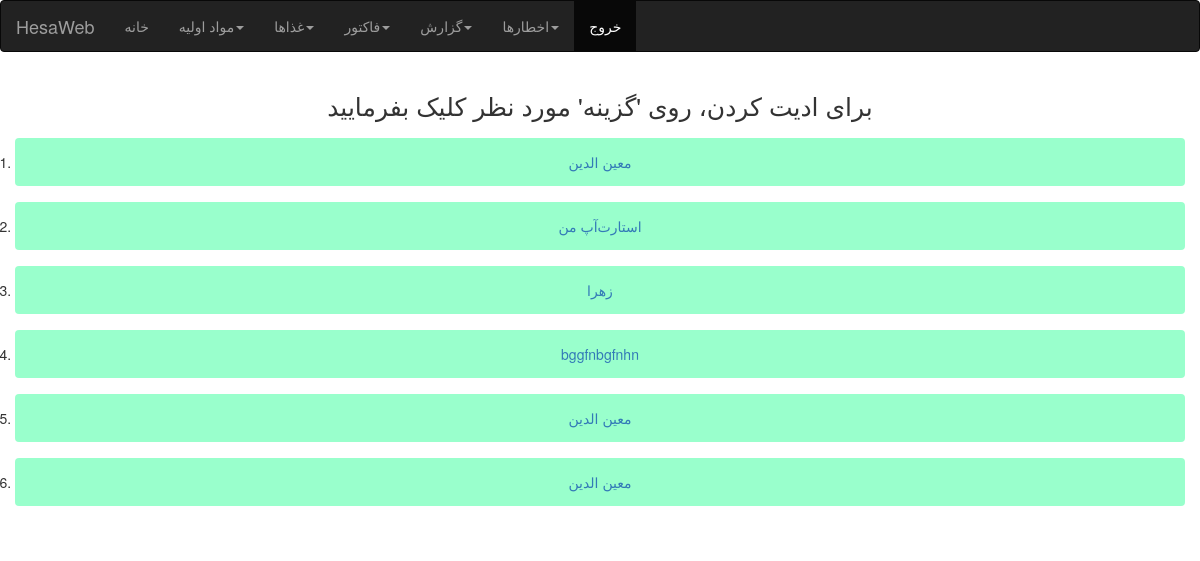
/all/material (signed in), run on an earlier commit of the app's database.
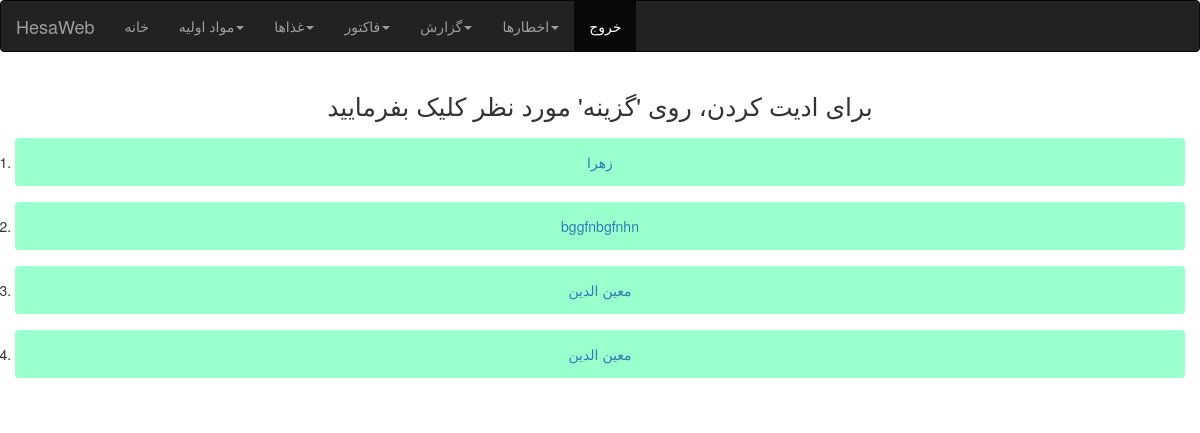
And on a later commit of the database.
### product/models.py (models this page shows)
class material(models.Model):
    name = models.CharField(max_length=50)
    current_value_instorage = models.FloatField(default=0)
    current_price = models.IntegerField(default=0)
    total_value = models.IntegerField(default=0)
    min_value = models.IntegerField(default=0)
    expire_date = models.DateField(blank=True)
    def __str__(self):
        return self.name

### product/views.py (the view)
# urls.py: path("all/<str:type>",views.all,name="all"),
@login_required
def all(request,type):
    if type == "kala":
        content = kala.objects.all()
        return render(request,"product/all.html",{"content":content , "title" : "کالاها" , "type":"alter"})
    elif type == "material":
        content = material.objects.all()
        return render(request,"product/all.html",{"content":content , "title" : "مواد اولیه" , "type":"edit" })
    elif type == "cart":
        content = cart.objects.all()
        return render(request,"product/all.html",{"content":content , "title" : "محتویات سبد" , "type":"remove/cart" })
    elif type == "factor":
        content = fucktor.objects.all().order_by("-id")
        return render(request,"product/all.html",{"content":content , "title" : "فاکتورها"  , "type":"view" })
    elif type == "fcart":
        content = fcart.objects.all()
        return render(request,"product/all.html",{"content":content , "title" : "مواد اولیه" , "type":"removefcart" })

### product/templates/product/all.html (shortened to what this page needs)
{% extends 'base.html' %}
{% load static %}
{% load static %}
{% block head %}
<link rel="stylesheet" href="{% static 'style.css' %}">
{% endblock head %}
{% block body %}
    <h3>برای ادیت کردن، روی 'گزینه' مورد نظر کلیک بفرمایید</h3>
    <ol class="list-group">
        {% for item in content %}
        <li>
            <button>
                <a href="/{{type}}/{{item.id}}">{{item}}
            </button>
        </li>
        {% endfor %}
    </ol>
{% endblock body %}

What changed in the data, as far as the page shows it:
removed material: name "معین الدین"
removed material: name "استارت‌آپ من"
